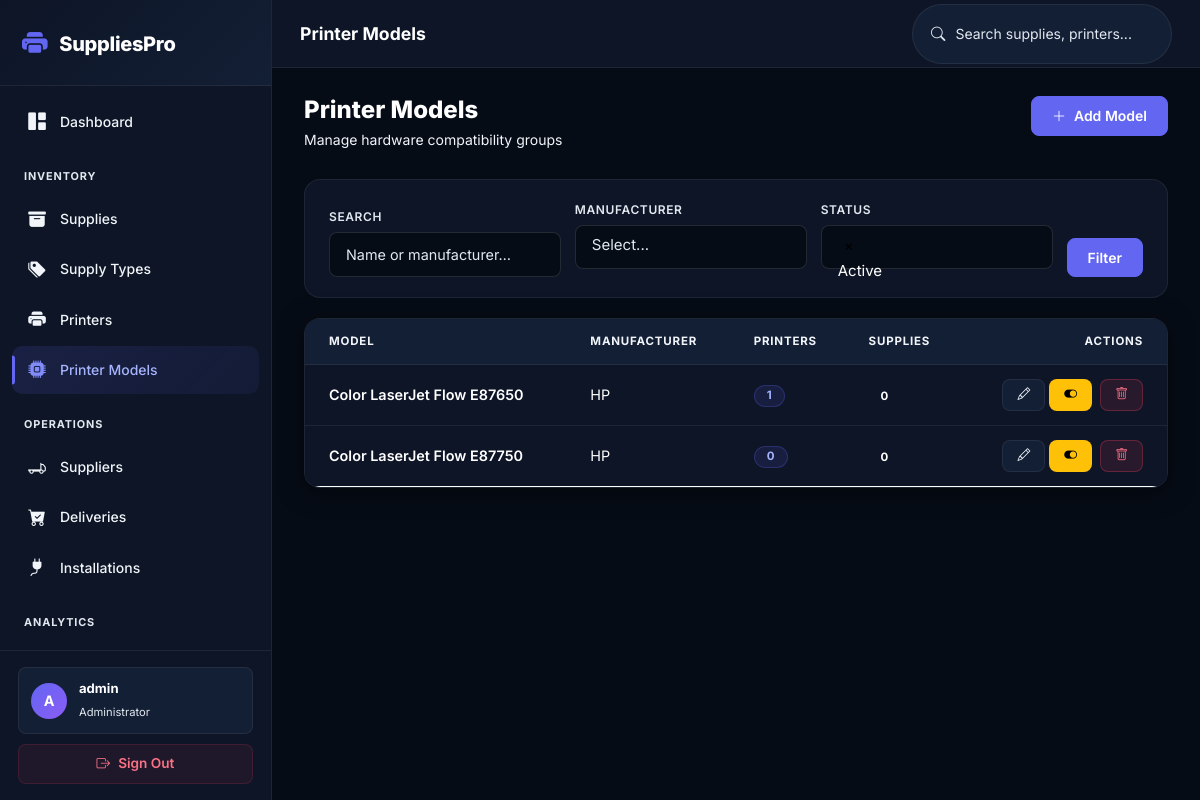
/printer-models/ (signed in), run on the app's committed database.
### inventory/models.py (models this page shows, shortened)
class User(AbstractUser):
    ROLE_CHOICES = [
        ('admin', 'Administrator'),
        ('manager', 'Manager'),
    ]
    role = models.CharField(max_length=20, choices=ROLE_CHOICES, default='manager')
    phone = models.CharField(max_length=20, blank=True)
    class Meta:
        verbose_name = 'User'
        verbose_name_plural = 'Users'

class PrinterModel(models.Model):
    name = models.CharField(max_length=200)
    manufacturer = models.CharField(max_length=200)
    description = models.TextField(blank=True)
    is_active = models.BooleanField(default=True)
    class Meta:
        ordering = ['manufacturer', 'name']
        constraints = [
            models.UniqueConstraint(fields=['manufacturer', 'name'], name='unique_printer_model')
        ]
        verbose_name = 'Printer Model'
        verbose_name_plural = 'Printer Models'

### inventory/views.py (the view)
# urls.py: path('printer-models/', views.PrinterModelListView.as_view(), name='printer_model_list'),
class PrinterModelListView(LoginRequiredMixin, ListView):
    model = PrinterModel
    template_name = 'inventory/printer_model_list.html'
    paginate_by = 20
    context_object_name = 'printer_models'
    def get_queryset(self):
        queryset = PrinterModel.objects.all().order_by('manufacturer', 'name')
        query = self.request.GET.get('q')
        manufacturer = self.request.GET.get('manufacturer')
        status = self.request.GET.get('status')
        if status != 'all':
            queryset = queryset.filter(is_active=True)
        if query:
            queryset = queryset.filter(
                Q(name__icontains=query) | Q(manufacturer__icontains=query)
            )
        if manufacturer:
            queryset = queryset.filter(manufacturer__icontains=manufacturer)
        return queryset.prefetch_related('printers', 'supplies')
    def get_context_data(self, **kwargs):
        context = super().get_context_data(**kwargs)
        context['manufacturers'] = PrinterModel.objects.values_list('manufacturer', flat=True).distinct().order_by('manufacturer')
        return context

### rbac/services.py (called while the page is built)
def get_user_permissions(user):
    if not user.is_authenticated:
        return set()
    cache_key = f'user_permissions_{user.pk}'
    permissions = cache.get(cache_key)
    if permissions is None:
        permissions = set()
        user_roles = Role.objects.filter(user_roles__user=user)
        for role in user_roles:
            for perm in role.permissions.all():
                permissions.add(perm.code)
        cache.set(cache_key, permissions, timeout=3600)
    return permissions

def get_user_roles(user):
    if not user.is_authenticated:
        return Role.objects.none()
    return Role.objects.filter(user_roles__user=user)

### templates/inventory/printer_model_list.html (shortened to what this page needs)
{% extends "base.html" %}
{% block page_title %}Printer Models{% endblock %}
{% block content %}
<div class="page-header">
    <div>
        <h2>Printer Models</h2>
        <p>Manage hardware compatibility groups</p>
    </div>
    <a href="{% url 'printer_model_create' %}" class="btn btn-primary">
        <i class="bi bi-plus-lg"></i> Add Model
    </a>
</div>
<form method="get" class="filter-bar">
    <div class="filter-group" style="flex:1;">
        <label>Search</label>
        <input type="text" name="q" class="form-control" placeholder="Name or manufacturer…" value="{{ request.GET.q }}">
    </div>
    <div class="filter-group">
        <label>Manufacturer</label>
    </div>
    <div class="filter-group">
        <label>Status</label>
    </div>
    <button type="submit" class="btn btn-primary">Filter</button>
</form>
<div class="table-wrapper">
    <table class="table">
        <thead>
            <tr>
                <th style="padding-left:24px;">Model</th>
                <th>Manufacturer</th>
                <th>Printers</th>
                <th>Supplies</th>
                <th class="text-end" style="padding-right:24px;">Actions</th>
            </tr>
        </thead>
        <tbody>
            {% for pm in printer_models %}
            <tr class="{% if not pm.is_active %}table-secondary opacity-50{% endif %}">
                <td style="padding-left:24px;">
                    <a href="{% url 'printer_model_detail' pm.pk %}" style="font-weight:600; color:var(--text-1);">{{ pm.name }}</a>
                </td>
                <td>{{ pm.manufacturer }}</td>
                <td><span class="badge badge-primary">{{ pm.printers.count }}</span></td>
                <td><span class="badge badge-secondary">{{ pm.supplies.count }}</span></td>
                <td style="text-align:right; padding-right:24px;">
                    <a href="{% url 'printer_model_update' pm.pk %}" class="btn btn-ghost btn-sm" title="Edit">
                        <i class="bi bi-pencil"></i>
                    </a>
                    <form method="post" action="{% url 'printer_model_toggle' pm.pk %}" style="display:inline;">
                        <button type="submit" class="btn btn-sm {% if pm.is_active %}btn-warning{% else %}btn-success{% endif %}" title="{{ pm.is_active|yesno:'Disable,Enable' }}">
                            <i class="bi bi-{{ pm.is_active|yesno:'toggle-on,toggle-off' }}"></i>
                        </button>
                    </form>
                    <a href="{% url 'printer_model_delete' pm.pk %}" class="btn btn-danger btn-sm ms-1" title="Delete">
                        <i class="bi bi-trash"></i>
                    </a>
                </td>
            </tr>
            {% endfor %}
        </tbody>
    </table>
</div>
{% endblock %}

### templates/base.html (shortened to what this page needs)
{% load rbac %}
<!DOCTYPE html>
<html lang="en">
<head>
    <link href="https://cdn.jsdelivr.net/npm/bootstrap@5.3.0/dist/css/bootstrap.min.css" rel="stylesheet">
    <link rel="stylesheet" href="https://cdn.jsdelivr.net/npm/bootstrap-icons@1.11.0/font/bootstrap-icons.css">
    <link href="https://cdn.jsdelivr.net/npm/select2@4.1.0-rc.0/dist/css/select2.min.css" rel="stylesheet"/>
    <link href="https://cdn.jsdelivr.net/npm/select2-bootstrap-5-theme@1.3.0/dist/select2-bootstrap-5-theme.min.css" rel="stylesheet"/>
    <link rel="stylesheet" href="/static/css/style.css">
</head>
<body>
{% if user.is_authenticated %}
<aside class="sidebar" id="sidebar">
    <div class="brand">
        <i class="bi bi-printer-fill"></i>
        <span>SuppliesPro</span>
    </div>
    <nav>
        <a href="{% url 'dashboard' %}" class="{% if request.resolver_match.url_name == 'dashboard' %}active{% endif %}">
            <i class="bi bi-grid-1x2-fill"></i> Dashboard
        </a>
        <div class="section-title">Inventory</div>
        <a href="{% url 'supply_list' %}" class="{% if 'supply' in request.resolver_match.url_name and 'model' not in request.resolver_match.url_name and 'type' not in request.resolver_match.url_name %}active{% endif %}">
            <i class="bi bi-archive-fill"></i> Supplies
        </a>
        <a href="{% url 'supply_type_list' %}" class="{% if 'supply_type' in request.resolver_match.url_name %}active{% endif %}">
            <i class="bi bi-tags-fill"></i> Supply Types
        </a>
        <a href="{% url 'printer_list' %}" class="{% if 'printer' in request.resolver_match.url_name and 'model' not in request.resolver_match.url_name %}active{% endif %}">
            <i class="bi bi-printer-fill"></i> Printers
        </a>
        <a href="{% url 'printer_model_list' %}" class="{% if 'printer_model' in request.resolver_match.url_name %}active{% endif %}">
            <i class="bi bi-cpu-fill"></i> Printer Models
        </a>
        <div class="section-title">Operations</div>
        <a href="{% url 'supplier_list' %}" class="{% if 'supplier' in request.resolver_match.url_name %}active{% endif %}">
            <i class="bi bi-truck-flatbed"></i> Suppliers
        </a>
        <a href="{% url 'delivery_list' %}" class="{% if 'delivery' in request.resolver_match.url_name %}active{% endif %}">
            <i class="bi bi-cart-check-fill"></i> Deliveries
        </a>
        <a href="{% url 'installation_list' %}" class="{% if 'installation' in request.resolver_match.url_name %}active{% endif %}">
            <i class="bi bi-plug-fill"></i> Installations
        </a>
        <div class="section-title">Analytics</div>
        <a href="{% url 'inventory_report' %}" class="{% if 'inventory_report' in request.resolver_match.url_name %}active{% endif %}">
        </a>
    </nav>
    <div class="user-info">
        <div class="user-pill">
            <div class="avatar">{{ user.username|first|upper }}</div>
            <div class="name-role">
                <span class="d-block fw-bold text-white small">{{ user.username }}</span>
                <span class="role">{{ user.get_role_display }}</span>
            </div>
        </div>
        <a href="{% url 'logout' %}" class="logout-link">
            <i class="bi bi-box-arrow-right"></i> Sign Out
        </a>
    </div>
</aside>
<div class="main-content">
    <header class="top-bar">
        <div class="d-flex align-items-center gap-3">
            <h1>{% block page_title %}Dashboard{% endblock %}</h1>
        </div>
        <div class="search-box">
            <form method="get" action="{% url 'global_search' %}" class="d-flex align-items-center gap-2">
                <i class="bi bi-search"></i>
                <input type="text" name="q" placeholder="Search supplies, printers..." id="globalSearch">
            </form>
        </div>
    </header>
    <main>
        {% block content %}{% endblock %}
    </main>
</div>
{% else %}
<div class="login-container">
    {% block login_content %}{% endblock %}
</div>
{% endif %}
</body>
</html>

### data on the page
User: username|first "A", username "admin", role "Administrator"
PrinterModel: name "Color LaserJet Flow E87650", manufacturer "HP", printers.count "1", supplies.count "0", is_active True (drawn)
PrinterModel: name "Color LaserJet Flow E87750", manufacturer "HP", printers.count "0", supplies.count "0", is_active True (drawn)
